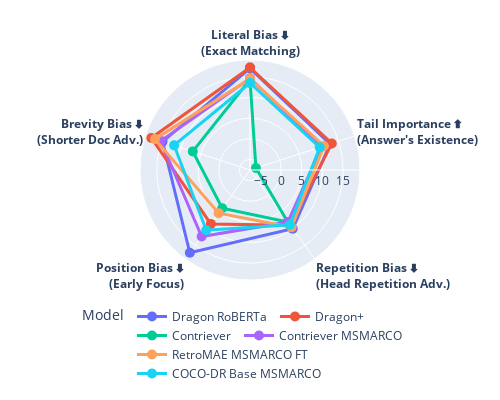

Write notebook code for a chart like this one.
### Code cell
import plotly.express as px

fig = px.line_polar(
    df, r="Paired t-Test Statistic", theta="test", color="Model", line_close=True,
    # width=550, height=350, # for 4
    width=500, height=400,
    # color_discrete_sequence=px.colors.sequential.Plasma_r,
    # color_discrete_sequence=px.colors.qualitative.Set1,  # Harmonious color scheme
    # template="plotly_dark",
    # template="seaborn",
    category_orders={"Model": ['Dragon RoBERTa ', 'Dragon+ ', 'Contriever ', 'Contriever MSMARCO', 'RetroMAE MSMARCO FT', 'COCO-DR Base MSMARCO',]},
    
)
fig.update_traces(
    mode="lines+markers",
    marker=dict(size=10, symbol='circle'),  # Larger markers with borders
    line=dict(width=3)  # Thicker lines
)

fig.update_layout(
    polar=dict(
        angularaxis=dict(
            tickfont=dict(weight="bold"),  # Bold theta labels
        ),
    ),
)

fig.update_layout(legend=dict(
    # yanchor="bottom",
    # y=0.1,  # y=0.6,
    # xanchor="left",
    # x=0.93  # x=0.82
    orientation="h",
))

# Color the 0 axis line circle red
# fig.update_layout(
#     polar=dict(
#         radialaxis=dict(
#             gridcolor="gray",
#             gridwidth=1,
#         )
#     )
# )

fig.add_shape(
    type="circle",
    x0=0, y0=0, x1=0, y1=0,
    xref="paper", yref="paper",
    line=dict(color="gray", width=1),
    layer="above"
)

# fig.update_layout(polar=dict(radialaxis=dict(type="log")))
# fig.update_layout(legend_traceorder="reversed")

# fig.update_traces(fill='toself')
fig.write_image("figs/radar_plot.pdf", engine="kaleido")
fig.show()

### Figure 1 — Plotly figure (JSON) as saved in the notebook; plotly's stock layout.template omitted (floating-point values rounded to 4 significant figures)
{"data": [{"hovertemplate": "Model=Dragon RoBERTa <br>Paired t-Test Statistic=%{r}<br>test=%{theta}<extra></extra>", "legendgroup": "Dragon RoBERTa ", "line": {"color": "#636efa", "dash": "solid", "width": 3}, "marker": {"size": 10, "symbol": "circle"}, "mode": "lines+markers", "name": "Dragon RoBERTa ", "r": [17.08, 12.83, 10.04, 17.24, 14.71, 17.08], "showlegend": true, "subplot": "polar", "theta": ["Literal Bias ⬇<br>(Exact Matching)", "Tail Importance ⬆<br>(Answer's Existence)", "Repetition Bias ⬇<br>(Head Repetition Adv.)", "Position Bias ⬇<br>(Early Focus)", "Brevity Bias ⬇<br>(Shorter Doc Adv.)", "Literal Bias ⬇<br>(Exact Matching)"], "type": "scatterpolar"}, {"hovertemplate": "Model=Dragon+ <br>Paired t-Test Statistic=%{r}<br>test=%{theta}<extra></extra>", "legendgroup": "Dragon+ ", "line": {"color": "#EF553B", "dash": "solid", "width": 3}, "marker": {"size": 10, "symbol": "circle"}, "mode": "lines+markers", "name": "Dragon+ ", "r": [17.27, 13.28, 9.012, 8.579, 17.57, 17.27], "showlegend": true, "subplot": "polar", "theta": ["Literal Bias ⬇<br>(Exact Matching)", "Tail Importance ⬆<br>(Answer's Existence)", "Repetition Bias ⬇<br>(Head Repetition Adv.)", "Position Bias ⬇<br>(Early Focus)", "Brevity Bias ⬇<br>(Shorter Doc Adv.)", "Literal Bias ⬇<br>(Exact Matching)"], "type": "scatterpolar"}, {"hovertemplate": "Model=Contriever <br>Paired t-Test Statistic=%{r}<br>test=%{theta}<extra></extra>", "legendgroup": "Contriever ", "line": {"color": "#00cc96", "dash": "solid", "width": 3}, "marker": {"size": 10, "symbol": "circle"}, "mode": "lines+markers", "name": "Contriever ", "r": [14.36, -6.053, 7.993, 3.878, 7.015, 14.36], "showlegend": true, "subplot": "polar", "theta": ["Literal Bias ⬇<br>(Exact Matching)", "Tail Importance ⬆<br>(Answer's Existence)", "Repetition Bias ⬇<br>(Head Repetition Adv.)", "Position Bias ⬇<br>(Early Focus)", "Brevity Bias ⬇<br>(Shorter Doc Adv.)", "Literal Bias ⬇<br>(Exact Matching)"], "type": "scatterpolar"}, {"hovertemplate": "Model=Contriever MSMARCO<br>Paired t-Test Statistic=%{r}<br>test=%{theta}<extra></extra>", "legendgroup": "Contriever MSMARCO", "line": {"color": "#ab63fa", "dash": "solid", "width": 3}, "marker": {"size": 10, "symbol": "circle"}, "mode": "lines+markers", "name": "Contriever MSMARCO", "r": [14.63, 10.7, 8.037, 12.37, 15.17, 14.63], "showlegend": true, "subplot": "polar", "theta": ["Literal Bias ⬇<br>(Exact Matching)", "Tail Importance ⬆<br>(Answer's Existence)", "Repetition Bias ⬇<br>(Head Repetition Adv.)", "Position Bias ⬇<br>(Early Focus)", "Brevity Bias ⬇<br>(Shorter Doc Adv.)", "Literal Bias ⬇<br>(Exact Matching)"], "type": "scatterpolar"}, {"hovertemplate": "Model=RetroMAE MSMARCO FT<br>Paired t-Test Statistic=%{r}<br>test=%{theta}<extra></extra>", "legendgroup": "RetroMAE MSMARCO FT", "line": {"color": "#FFA15A", "dash": "solid", "width": 3}, "marker": {"size": 10, "symbol": "circle"}, "mode": "lines+markers", "name": "RetroMAE MSMARCO FT", "r": [14.51, 11.27, 9.57, 5.354, 16.66, 14.51], "showlegend": true, "subplot": "polar", "theta": ["Literal Bias ⬇<br>(Exact Matching)", "Tail Importance ⬆<br>(Answer's Existence)", "Repetition Bias ⬇<br>(Head Repetition Adv.)", "Position Bias ⬇<br>(Early Focus)", "Brevity Bias ⬇<br>(Shorter Doc Adv.)", "Literal Bias ⬇<br>(Exact Matching)"], "type": "scatterpolar"}, {"hovertemplate": "Model=COCO-DR Base MSMARCO<br>Paired t-Test Statistic=%{r}<br>test=%{theta}<extra></extra>", "legendgroup": "COCO-DR Base MSMARCO", "line": {"color": "#19d3f3", "dash": "solid", "width": 3}, "marker": {"size": 10, "symbol": "circle"}, "mode": "lines+markers", "name": "COCO-DR Base MSMARCO", "r": [13.52, 10.2, 8.863, 10.47, 11.77, 13.52], "showlegend": true, "subplot": "polar", "theta": ["Literal Bias ⬇<br>(Exact Matching)", "Tail Importance ⬆<br>(Answer's Existence)", "Repetition Bias ⬇<br>(Head Repetition Adv.)", "Position Bias ⬇<br>(Early Focus)", "Brevity Bias ⬇<br>(Shorter Doc Adv.)", "Literal Bias ⬇<br>(Exact Matching)"], "type": "scatterpolar"}], "layout": {"height": 400, "legend": {"orientation": "h", "title": {"text": "Model"}, "tracegroupgap": 0}, "margin": {"t": 60}, "polar": {"angularaxis": {"direction": "clockwise", "rotation": 90, "tickfont": {"weight": "bold"}}, "domain": {"x": [0, 1], "y": [0, 1]}}, "shapes": [{"layer": "above", "line": {"color": "gray", "width": 1}, "type": "circle", "x0": 0, "x1": 0, "xref": "paper", "y0": 0, "y1": 0, "yref": "paper"}], "width": 500}}
